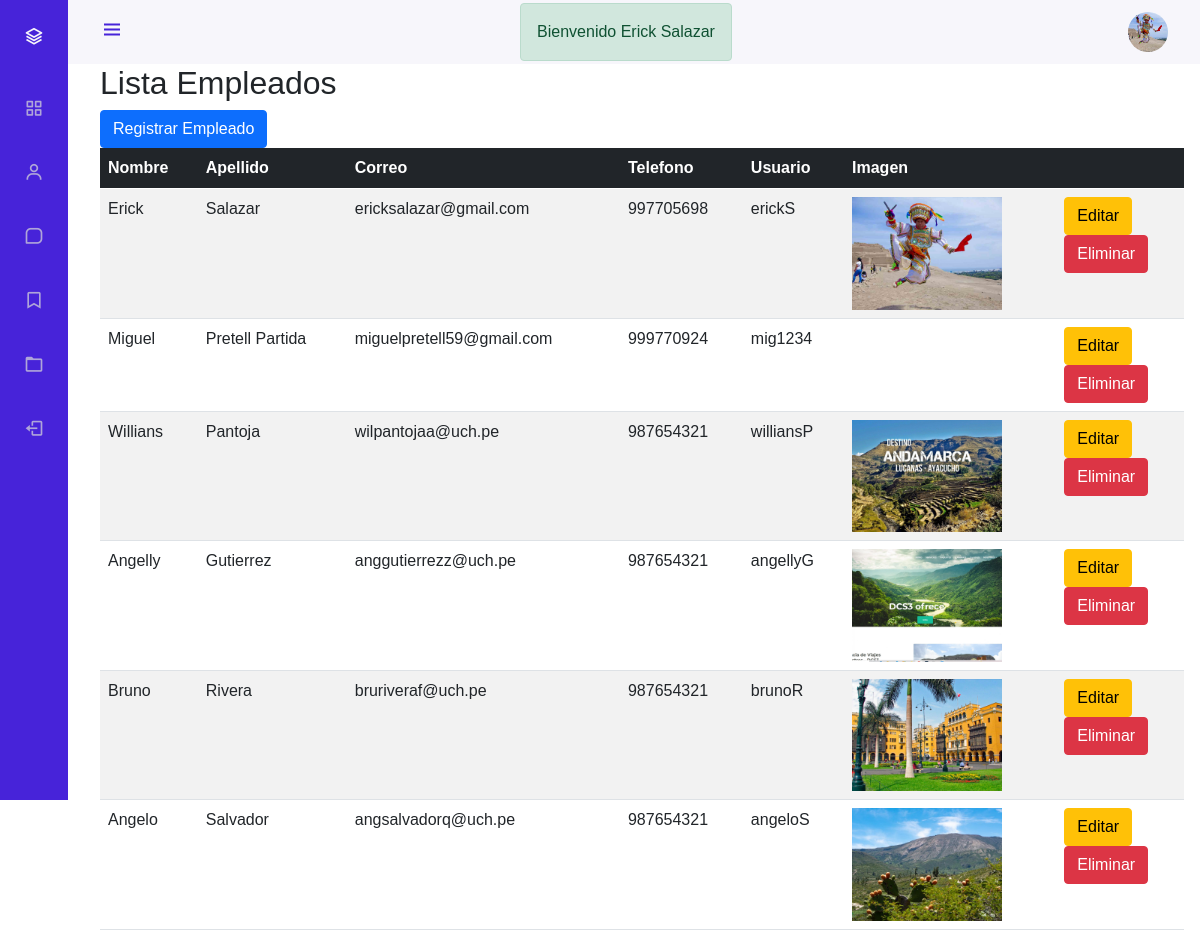
The app's page /admin/vendedores/index.php (signed in) with its own data.
### tables this page shows
CREATE TABLE `vendedores` (
  `id` int(11) NOT NULL,
  `nombre` varchar(45) DEFAULT NULL,
  `apellido` varchar(45) DEFAULT NULL,
  `correo` varchar(45) DEFAULT NULL,
  `telefono` varchar(45) DEFAULT NULL,
  `usuario` varchar(45) DEFAULT NULL,
  `contrasena` varchar(45) DEFAULT NULL,
  `imagen` varchar(45) DEFAULT NULL
);

### public_html/classes/ActiveRecord.php (called while the page is built, shortened)
<?php
class ActiveRecord {
    protected static $db;
    protected static $tabla='';
    public static function setDB($database){
        self::$db = $database;
    }
    protected static function crearObjeto($registro){
        $objeto = new static;
        foreach($registro as $key=>$value){
            if(property_exists($objeto,$key)){
                $objeto->$key = $value;
            }
        }
        return $objeto;
    }
    protected static function consultarSql($query){
        $resultado = self::$db->query($query);
        $array = [];
        while($registro = $resultado->fetch_assoc()){
            $array[] = static::crearObjeto($registro);
        }
        return $array;
    }
    public static function all(){
        $query = "SELECT * FROM ".static::$tabla;
        $resultado = static::consultarSql($query);
        return $resultado;
    }
    public static function find($id){
        $query = "SELECT * FROM ".static::$tabla." WHERE id= ${id}";
        $resultado = static::consultarSql($query);
        return array_shift($resultado);
    }
}

### public_html/includes/funciones.php (called while the page is built, shortened)
<?php
function templates($nombre){
    include INCLUIR_TEMPLATES."/${nombre}.php";
}

### public_html/admin/vendedores/index.php (the view, shortened to what this page needs)
<?php
$vendedores = Vendedor::all();
$id = $_SESSION['id'];
$id = filter_var($id, FILTER_VALIDATE_INT);
$vendedor1 = Vendedor::find($id);
include '../../includes/templates/header_admin.php';
?>
    <div>
        <h2>Lista Empleados</h2>
    </div>
    <div>
        <a class="btn btn-primary" href="/admin/vendedores/crear.php">
        Registrar Empleado
        </a>
    </div>
    <div class="table-responsive p-15">
        <table class="table table-striped" style="width:100%"  id='example' >
            <thead class="table-dark">
                <tr>
                    <th>Nombre</th>
                    <th>Apellido</th>
                    <th>Correo</th>
                    <th>Telefono</th>
                    <th>Usuario</th>
                    <th>Imagen</th>
                    <th></th>
                </tr>
            </thead>
            <tbody>
              <?php foreach($vendedores as $vendedor){ ?>
              <tr>
                <td><?php echo $vendedor->nombre;  ?></td>
                <td><?php echo $vendedor->apellido; ?></td>
                <td><?php echo $vendedor->correo;  ?></td>
                <td><?php echo $vendedor->telefono;  ?></td>
                <td><?php echo $vendedor->usuario;  ?></td>
                <td><img width='150px' src="/imagenes/<?php echo $vendedor->imagen?>" alt=""></td>
                <td>
                  <a class="btn btn-warning" href="/admin/vendedores/actualizar.php?id=<?php echo $vendedor->id?>">Editar</a>
                  <form method="POST">
                    <input type="submit" class="btn btn-danger" value="Eliminar">
                  </form>
                </td>
              </tr>
              <?php }?>
            </tbody>
        </table>
    </div>
<?php
    templates('footer_admin')
?>

### public_html/includes/templates/header_admin.php (shortened to what this page needs)
<!DOCTYPE html>
<html lang="en">
<head>
    <link rel="stylesheet" href="/css/bootstrap.min.css">
    <link rel="stylesheet" type="text/css" href="/datatables/dataTables.bootstrap5.min.js"/>
    <link rel="stylesheet" href="https://cdn.jsdelivr.net/npm/bootstrap-icons@1.4.0/font/bootstrap-icons.css">
    <link rel="stylesheet" href="/fontawesome/css/all.css">
    <link href='https://unpkg.com/boxicons@2.0.7/css/boxicons.min.css' rel='stylesheet'>
    <link rel="stylesheet" href="/css/admin.css">
</head>
<body id="body-pd">
    <header class="header" id="header">
        <div class="header__toggle">
            <i class="bx bx-menu" id="header-toggle"></i>
        </div>
        <div class="alert alert-success" style="margin: 10px 0 ">
          Bienvenido  <?php echo $vendedor1->nombre.' '.$vendedor1->apellido ?></div>
        <div class="header__img">
            <img src="/imagenes/<?php echo $vendedor1->imagen ?>" alt="">
        </div>
    </header>
    <div class="l-navbar" id="nav-bar">
        <nav class="nav">
            <div>
                <a href="/admin.php" class="nav__logo">
                    <i class="bx bx-layer nav__logo-icon"></i>
                </a>
                <div class="nav__list">
                    <a href="/admin.php" class="nav_link">
                        <i class="bx bx-grid-alt nav__icon"></i>
                    </a>
                    <a href="/admin/vendedores/" class="nav_link">
                        <i class="bx bx-user nav__icon"></i>
                    </a>
                    <a href="/admin/lugares/" class="nav_link">
                        <i class="bx bx-message-square nav__icon"></i>
                    </a>
                    <a href="/admin/paquetes/" class="nav_link">
                        <i class="bx bx-bookmark nav__icon"></i>
                    </a>
                    <a href="/admin/usuarios/" class="nav_link">
                        <i class="bx bx-folder nav__icon"></i>
                    </a>
                </div>
                <a href="/cerrarsesion.php" class="nav_link">
                    <i class="bx bx-log-out nav__icon"></i>
                </a>
            </div>
        </nav>
    </div>

### public_html/includes/templates/footer_admin.php (shortened to what this page needs)
</body>
</html>

### public_html/css/admin.css (style rules this page uses)
:root { --header-height: 3rem; --nav-width:68px; --first-color: #4723d9; --first-color-light: #AFA5D9; --white-color: #F7F6FB; --body-font: 'Nunito',sans-serif; --normal-font-size: 1rem; --z-fixed:100; }
*,::before,::after { box-sizing: border-box; }
body { position: relative; margin: var(--header-height) 0 0 0; padding: 0 1rem; font-family: var(--body-font); font-size: var(--normal-font-size); transition: .5s; }
a { text-decoration: none; }
.header { width:100%; height:var(--header-height); position: fixed; top: 0; left: 0; display:flex; align-items: center; justify-content: space-between; padding: 0 1rem; background-color: var(--white-color); z-index: var(--z-fixed); transition: .5s; }
.header__toggle { color:var(--first-color); font-size: 1.5rem; cursor: pointer; }
.header__img { width: 50px; height: 50px; display: flex; justify-content: center; border-radius: 50%; overflow: hidden; }
.header__img img { width: 50px; }
.l-navbar { position: fixed; top: 0; left: -30%; width: var(--nav-width); height: 100vh; background-color: var(--first-color); padding: .5rem 1rem 0 0; transition: .5s; z-index: var(--z-fixed); }
.nav { height: 100%; display: flex; flex-direction: column; justify-content: space-between; overflow: hidden; }
.nav__logo, .nav_link { display:grid; grid-template-columns: max-content max-content; align-items: center; column-gap: 1rem; padding: .5rem 0 .5rem 1.5rem; }
.nav__logo { margin-bottom: 2rem; }
.nav__logo-icon { font-size: 1.25rem; color: var(--white-color); }
.nav_link { position: relative; color: var(--first-color-light); margin-bottom: 1.5rem; transition: .3s; }
.nav__icon { font-size: 1.25rem; }
@media (min-width: 768px) { body { margin: calc(var(--header-height) + 1rem) 0 0 0; padding-left: calc(var(--nav-width) + 2rem); } }
@media (min-width: 768px) { .header { height: calc(var(--header-height) + 1rem); padding: 0 2rem 0 calc(var(--nav-width) + 2rem); } }
@media (min-width: 768px) { .header__img { width: 40px; height: 40px; } }
@media (min-width: 768px) { .header__img img { width: 45px; } }
@media (min-width: 768px) { .l-navbar { left: 0; padding: 1rem 1rem 0 0; } }

### records on screen
vendedores: nombre "Erick", apellido "Salazar", imagen (picture), correo "ericksalazar@gmail.com", telefono "997705698", usuario "erickS"
vendedores: nombre "Miguel", apellido "Pretell Partida", correo "miguelpretell59@gmail.com", telefono "999770924", usuario "mig1234"
vendedores: nombre "Willians", apellido "Pantoja", correo "wilpantojaa@uch.pe", telefono "987654321", usuario "williansP", imagen (picture)
vendedores: nombre "Angelly", apellido "Gutierrez", correo "anggutierrezz@uch.pe", telefono "987654321", usuario "angellyG", imagen (picture)
vendedores: nombre "Bruno", apellido "Rivera", correo "bruriveraf@uch.pe", telefono "987654321", usuario "brunoR", imagen (picture)
vendedores: nombre "Angelo", apellido "Salvador", correo "angsalvadorq@uch.pe", telefono "987654321", usuario "angeloS", imagen (picture)
